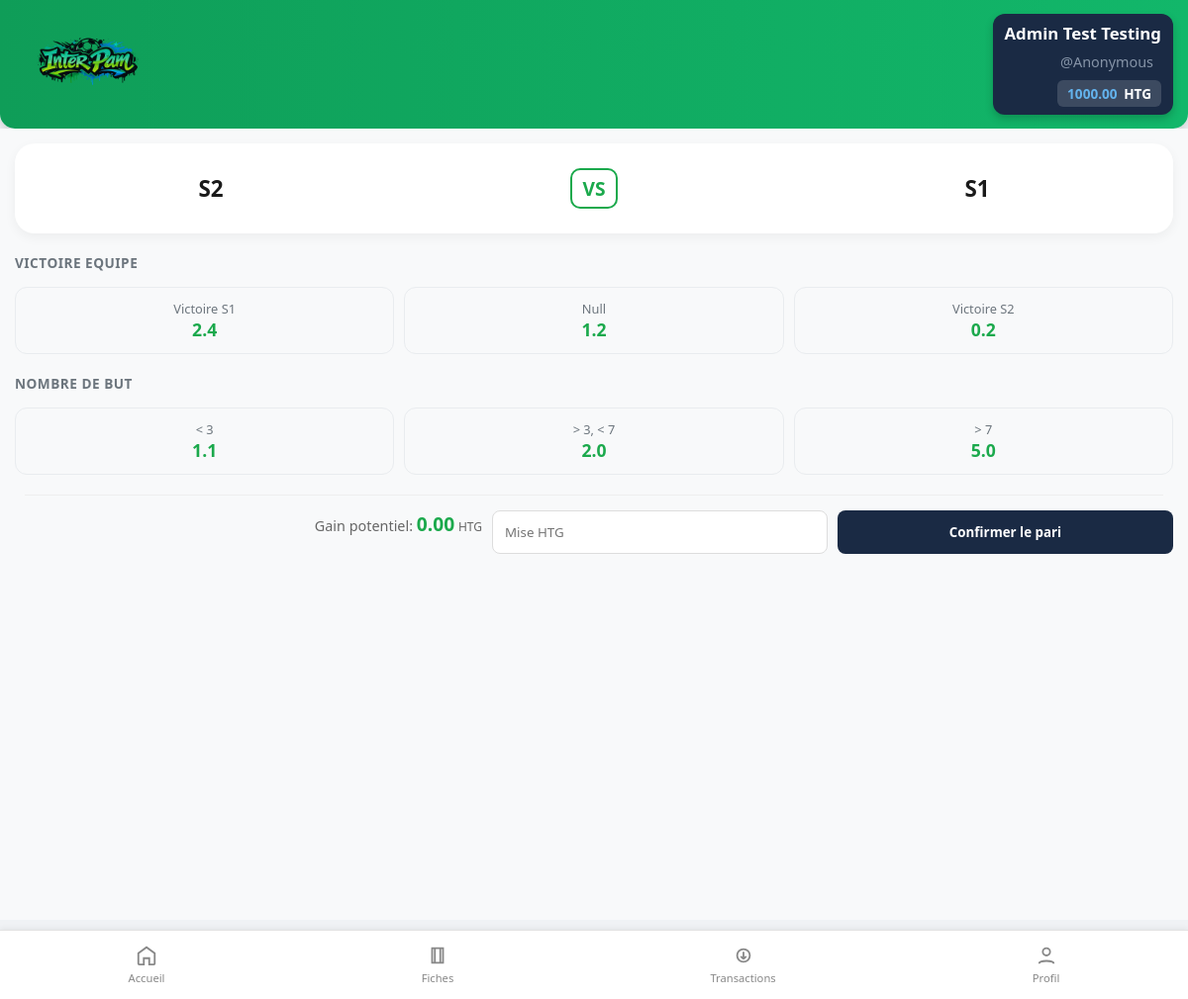
Page /match/1 (signed in) on the committed database.
### tables this page shows
CREATE TABLE parieurs (
                    id INTEGER PRIMARY KEY AUTOINCREMENT NOT NULL,
                    prenom TEXT NOT NULL,
                    nom TEXT NOT NULL,
                    username TEXT NOT NULL UNIQUE,
                    email TEXT NOT NULL UNIQUE,
                    age INT NOT NULL,
                    classe TEXT NOT NULL,
                    mdp TEXT NOT NULL,
                    created_at TEXT NOT NULL,
                    solde INTEGER DEFAULT 100000,
                    role TEXT DEFAULT 'parieur'
                );

CREATE TABLE matchs (
                    id INTEGER PRIMARY KEY AUTOINCREMENT NOT NULL,
                    equipe_a TEXT NOT NULL,
                    equipe_b TEXT NOT NULL,
                    date_match TEXT NOT NULL,
                    statut TEXT DEFAULT 'ouvert'
                );

CREATE TABLE options (
                    id INTEGER PRIMARY KEY AUTOINCREMENT NOT NULL,
                    libelle TEXT NOT NULL,
                    cote REAL NOT NULL,
                    winner INTEGER DEFAULT 0,
                    categorie TEXT NOT NULL,
                    match_id INTEGER NOT NULL,
                    FOREIGN KEY (match_id) REFERENCES matchs(id) ON DELETE CASCADE
                );

### routes.py (the view)
@app.route("/match/<int:match_id>")
def details_match(match_id):
    if "username" not in session:
        return redirect(url_for("login"))
    programmes = get_programmes()
    match_trouve = next(
        (
            match
            for key, match in programmes.items()
            if match.get("match_id") == match_id
        ),
        None,
    )
    user = get_user_by_username(session["username"])
    if not match_trouve:
        flash("Match introuvable !", "error")
        return redirect(url_for("home"))
    categories_dict = {}
    for opt in match_trouve["options"]:
        cat = opt["categorie"]
        if cat not in categories_dict:
            categories_dict[cat] = []
        categories_dict[cat].append(opt)
    return render_template(
        "details_match.html", match=match_trouve, user=user, categories=categories_dict
    )

### data.py (called while the page is built)
def depuis_centimes(centimes):
    if centimes is None:
        return Decimal("0.00")
    return (Decimal(str(centimes)) / Decimal("100")).quantize(Decimal("0.01"))

def get_user_by_username(username):
    try:
        with sqlite3.connect(DB_NAME) as conn:
            conn.row_factory = sqlite3.Row
            cur = conn.cursor()
            cur.execute("SELECT * FROM parieurs WHERE username = ?", (username,))
            user = cur.fetchone()
            if user:
                user_dict = dict(user)
                user_dict["solde"] = depuis_centimes(user_dict["solde"])
                return user_dict
            return None
    except sqlite3.Error as e:
        print(f"Erreur : {e}")
        return None

def get_matchs_en_cours():
    try:
        with sqlite3.connect(DB_NAME) as conn:
            conn.row_factory = sqlite3.Row
            cur = conn.cursor()
            cur.execute("""SELECT m.id AS match_id, m.equipe_a, m.equipe_b, m.date_match, o.libelle, o.id AS option_id, o.cote, o.categorie
            FROM matchs m
            INNER JOIN options o
            ON m.id = o.match_id
            WHERE m.statut = 'ouvert'
            """)
            return cur.fetchall()
    except sqlite3.Error as e:
        print(f"Une erreur s'est produite lors de la récupération : {e}")

def get_programmes():
    donnees = get_matchs_en_cours()
    programme = {}
    for ligne in donnees:
        m_id = ligne["match_id"]
        if m_id not in programme:
            programme[m_id] = {
                "equipe_a": ligne["equipe_a"],
                "equipe_b": ligne["equipe_b"],
                "date_match": ligne["date_match"],
                "match_id": m_id,
                "options": [],
            }
        if ligne["option_id"]:
            nouvelle_option = {
                "option_id": ligne["option_id"],
                "libelle": ligne["libelle"],
                "cote": ligne["cote"],
                "categorie": ligne["categorie"],
            }
            programme[m_id]["options"].append(nouvelle_option)
    return programme

### routes.py (called while the page is built)
@app.context_processor
def inject_user():
    user = None
    if "username" in session:
        user = get_user_by_username(session["username"])
    return dict(current_user=user)

### templates/details_match.html (shortened to what this page needs)
{% extends "base.html" %} {% block css %}
<link rel="stylesheet" href="{{ url_for('static', filename='css/details.css') }}" />
{% endblock %} {% block content %}
<div class="match-details-page">
    <div class="match-banner">
        <div class="team-info">
            <span class="team-name">{{ match.equipe_a }}</span>
        </div>
        <div class="match-status">
            <span class="vs-text">VS</span>
        </div>
        <div class="team-info">
            <span class="team-name">{{ match.equipe_b }}</span>
        </div>
    </div>
<form action="{{ url_for('creer_fiche') }}" method="POST" class="bet-form" onsubmit="return confirmerMonPari()">
    {% for categorie, options in categories.items() %}
        <h3 class="market-header">{{ categorie|replace('_', ' ')|upper }}</h3>
        <div class="options-container">
            {% for opt in options %}
            <div class="option-item">
                <label for="opt-{{ opt['option_id'] }}" class="option-label">
                    <span class="label-text">{{ opt['libelle'] }}</span>
                    <span class="label-cote">{{ opt['cote'] }}</span>
                </label>
            </div>
            {% endfor %}
        </div>
    {% endfor %}
    <div class="bet-action">
    <div class="gain-info">
        <span>Gain potentiel: </span>
        <strong id="display-gain">0.00</strong> <small>HTG</small>
    </div>
    <input type="number" name="mise" id="mise-input" placeholder="Mise HTG" required min="10" max="1000" class="mise-input" step="0.01">
    <button type="submit" class="btn-parier">Confirmer le pari</button>
</div>
</form>
</div>
{% endblock %}

### templates/base.html (shortened to what this page needs)
<!doctype html>
<html lang="fr">
  <head>
    <link rel="stylesheet" href="{{ url_for('static', filename='css/base.css') }}" />
    {% block css %}{% endblock %}
  </head>
  <body>
    <header class="top-bar">
      <div class="brand"><img src="{{url_for('static', filename='img/logo.png') }}" alt="Logo de InterPam" class="logo"/>
      </div>
      <div class="user-zone">
        <span class="user-name">{{ current_user.prenom|title }} {{ current_user.nom|title }}</span>
        <span class="username">@{{current_user.username}}</span>
        <div class="balance">{{ current_user.solde }} <strong>HTG</strong>
        </div>
      </div>
    </header>
    <main class="content">
      {% block content %} {% endblock %}
    <nav class="bottom-nav">
      <a href="{{ url_for('home') }}" class="nav-item {{ 'active' if request.endpoint == 'home' }}">
        <svg viewBox="0 0 24 24" class="icon">
          <path d="M3 9.5L12 3l9 6.5V21a1 1 0 0 1-1 1h-5v-7h-6v7H4a1 1 0 0 1-1-1V9.5z" />
        </svg>
        <span>Accueil</span>
      </a>
      <a href="{{ url_for('fiches') }}" class="nav-item {{ 'active' if request.endpoint == 'fiches' }}">
        <svg viewBox="0 0 24 24" class="icon">
          <path d="M6 4h12v16H6zM9 4v16M15 4v16" />
        </svg>
        <span>Fiches</span>
      </a>
      <a href="transactions.html" class="nav-item">
        <svg viewBox="0 0 24 24" class="icon">
          <path d="M12 8v8m0 0l-3-3m3 3l3-3M5 12a7 7 0 1 1 14 0 7 7 0 0 1-14 0z" />
        </svg>
        <span>Transactions</span>
      </a>
      <a href="profil.html" class="nav-item">
        <svg viewBox="0 0 24 24" class="icon">
          <circle cx="12" cy="8" r="4" />
          <path d="M4 21c0-4 16-4 16 0" />
        </svg>
        <span>Profil</span>
      </a>
    </nav>
  </body>
</html>

### static/css/base.css (style rules this page uses)
* { margin: 0; padding: 0; box-sizing: border-box; font-family: "Poppins", system-ui, sans-serif; }
body { background: #f0f2f5; color: #222; padding-bottom: 80px; }
.top-bar { width: 100%; height: 130px; background: linear-gradient(90deg, #0f9d58, #12b76a); display: flex; align-items: center; justify-content: space-between; padding: 0 15px; color: white; box-shadow: 0 4px 10px rgba(0, 0, 0, 0.15); z-index: 100; border-radius: 0 0 15px 15px; }
.brand { display: flex; flex-direction: column; align-items: center; gap: 12px; }
.logo { width: 150px; height: auto; padding: 8px; border-radius: 12px; display: block; }
.user-zone { background: #1a2a44; padding: 8px 12px; border-radius: 12px; text-align: right; box-shadow: 0 4px 8px rgba(0, 0, 0, 0.2); min-width: 140px; align-items: center; justify-content: center; align-content: center; line-height: 1.4; }
.user-name { display: block; font-size: 1.05rem; font-weight: 700; color: #fff; margin: 0; padding: 0; }
.username { display: block; font-size: 0.9rem; opacity: 0.8; color: #a0aec0; margin: 8px; }
.balance { background: rgba(255, 255, 255, 0.15); padding: 4px 10px; border-radius: 6px; font-size: 0.85rem; font-weight: 600; color: #63b3ed; display: inline-block; }
.balance strong { color: white; margin-left: 3px; }
.bottom-nav { position: fixed; left: 0; bottom: 0; width: 100%; height: 70px; margin: 0; padding: 0; background: #fff; border-top: 1px solid #e3e3e3; display: flex; justify-content: space-around; align-items: center; box-shadow: 0 -2px 5px rgba(0, 0, 0, 0.05); }
.nav-item { text-decoration: none; color: #888; font-size: 0.7rem; display: flex; flex-direction: column; align-items: center; transition: color 0.2s ease; }
.nav-item .icon { width: 22px; height: 22px; stroke: currentColor; fill: none; stroke-width: 2; margin-bottom: 4px; }

### static/css/details.css (style rules this page uses)
:root { --pam-green: #1ba94c; --pam-bg: #f8f9fa; --pam-white: #ffffff; --pam-text: #1a1a1a; }
.match-details-page { background-color: var(--pam-bg); min-height: 100vh; padding: 15px; }
.match-banner { background-color: var(--pam-white); border-radius: 20px; padding: 30px 10px; display: flex; justify-content: space-around; align-items: center; box-shadow: 0 4px 12px rgba(0,0,0,0.05); margin-bottom: 20px; }
.team-name { font-size: 1.4rem; font-weight: bold; color: var(--pam-text); }
.vs-text { color: var(--pam-green); font-weight: 900; font-size: 1.2rem; border: 2px solid var(--pam-green); padding: 5px 10px; border-radius: 10px; }
.market-header { font-size: 0.85rem; color: #6c757d; margin-bottom: 15px; letter-spacing: 0.5px; }
.options-container { display: flex; gap: 10px; margin-bottom: 20px; flex-wrap: wrap; }
.option-item { flex: 1; min-width: 100px; }
.option-label { display: flex; flex-direction: column; align-items: center; padding: 12px; background-color: #f8f9fa; border: 1.5px solid #e9ecef; border-radius: 12px; cursor: pointer; transition: all 0.2s ease; }
.label-text { font-size: 0.8rem; color: #6c757d; }
.label-cote { font-size: 1.1rem; font-weight: bold; color: #1ba94c; }
.bet-action { display: grid; grid-template-columns: 40% 30% 30%; max-width: 100vw; padding: 10px; margin: 10px; gap: 10px; margin-top: 20px; padding-top: 15px; border-top: 1px solid #eee; }
.mise-input { flex: 2; padding: 12px; border: 1px solid #ddd; border-radius: 8px; outline: none; }
.mise-input:invalid:not(:placeholder-shown) { border-color: #e74c3c; }
.btn-parier { flex: 1; background-color: #1a2a44; color: white; border: none; border-radius: 8px; font-weight: bold; cursor: pointer; }
.gain-info { margin-bottom: 10px; font-size: 0.9rem; color: #666; width: 100%; text-align: right; }
#display-gain { color: #1ba94c; font-size: 1.2rem; }

### rows in the picture
parieurs: prenom "Admin Test", nom "Testing", username "Anonymous"
matchs: equipe_a "S2", equipe_b "S1"
options: categorie "VICTOIRE EQUIPE", libelle "Victoire S1", cote "2.4"
options: libelle "Null", cote "1.2"
options: libelle "Victoire S2", cote "0.2"
options: categorie "NOMBRE DE BUT", libelle "< 3", cote "1.1"
options: libelle "> 3, < 7", cote "2.0"
options: libelle "> 7", cote "5.0"

### other values in the picture
{{ current_user.solde }} "1000.00"
